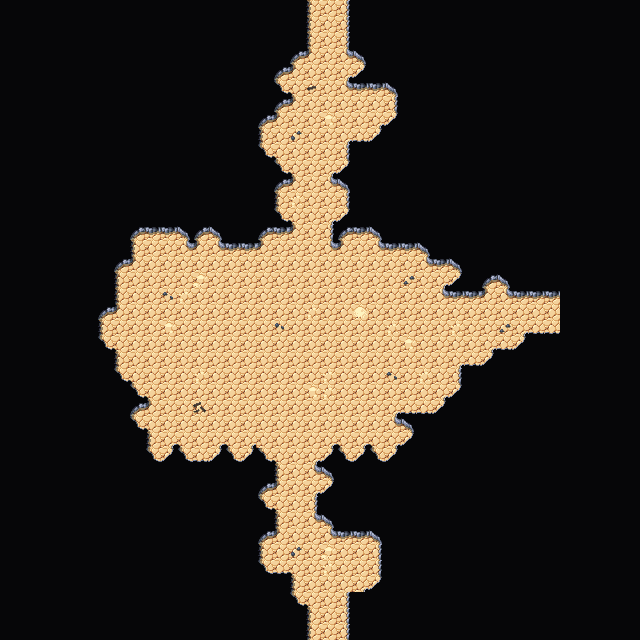

Below is a game level as drawn by its tile map, then a one-line description and the .tmx that defines it (tile-layer data replaced by summaries):
An orthogonal 40x40 tile map with 16x16 px tiles, 4 tile layers (Collision, Background, Walls, Clutter), 2 tilesets and 3 objects.

<map version="1.5" tiledversion="1.7.2" orientation="orthogonal" renderorder="right-down" width="40" height="40" tilewidth="16" tileheight="16" infinite="0" nextlayerid="7" nextobjectid="64">
 <editorsettings>
  <export target="wastetown..tmx" format="tmx" />
 </editorsettings>
 <tileset firstgid="1" source="../../../tileset/main.tsx" />
 <tileset firstgid="3477" source="../../../tileset/buildings.tsx" />
 <layer id="6" name="Collision" width="40" height="40">
  <data>[1600 cells, 0 non-empty, 0 distinct tile ids]</data>
 </layer>
 <layer id="1" name="Background" width="40" height="40">
  <data>[1600 cells, 1600 non-empty, 1 distinct tile ids]</data>
 </layer>
 <layer id="2" name="Walls" width="40" height="40">
  <data>[1600 cells, 1321 non-empty, 18 distinct tile ids]</data>
 </layer>
 <layer id="3" name="Clutter" width="40" height="40">
  <properties>
   <property name="spriteLayer" type="bool" value="true" />
  </properties>
  <data>[1600 cells, 26 non-empty, 10 distinct tile ids]</data>
 </layer>
 <objectgroup id="4" name="Objects">
  <object id="61" template="../../../obj/door_down.tx" x="319.333" y="19.3333">
   <properties>
    <property name="teleport" value="../common/maps/map/cave/cave_multilevel_4/cave_23H3.tmx" />
    <property name="teleportObjectId" value="62" />
   </properties>
  </object>
  <object id="62" template="../../../obj/door_up.tx" x="321.655" y="638.393">
   <properties>
    <property name="teleport" value="../common/maps/map/cave/cave_multilevel_4/cave_23J3.tmx" />
    <property name="teleportObjectId" value="61" />
   </properties>
  </object>
  <object id="63" template="../../../obj/door_left.tx" x="541.994" y="322.639">
   <properties>
    <property name="teleport" value="../common/maps/map/cave/cave_multilevel_4/cave_23I4.tmx" />
    <property name="teleportObjectId" value="59" />
   </properties>
  </object>
 </objectgroup>
</map>
